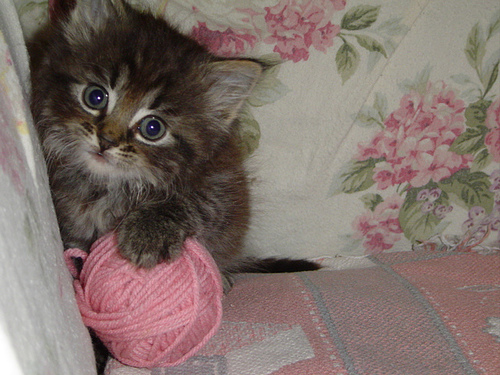
#> input picture morphological image processing/cat2.jpg, 500 x 375 px
$ jupyter execute --allow-errors image_transformation.ipynb
#> lines starting #> are read from the running program, lines starting #| are printed output that depends on the picture
[cell 1]
import numpy as np
import matplotlib.pyplot as plt
import cv2 as cv

[cell 2]
#image loading
image = cv.imread("cat2.jpg",0)
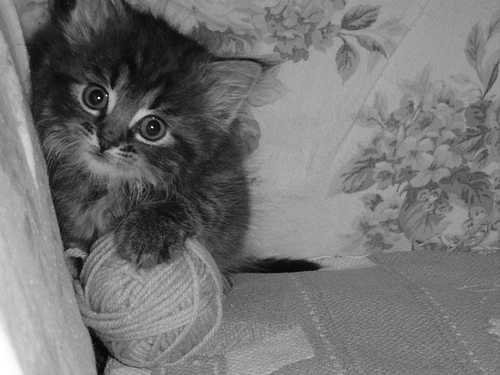
#> image: shape (375, 500); min 3, max 255, mean 115.8
plt.imshow(image,cmap='gray')
plt.show

[cell 3]
def formula(x,max):
    c = 255/np.log(1+255)
    return c*np.log(1+x)

#> (a cell that did not finish here is left out)

[cell 5]
plt.imshow(image,cmap="gray")

[cell 6]
image = np.array([
    [1,2,3],
    [4,5,6]
])
plt.imshow(image,cmap='gray')
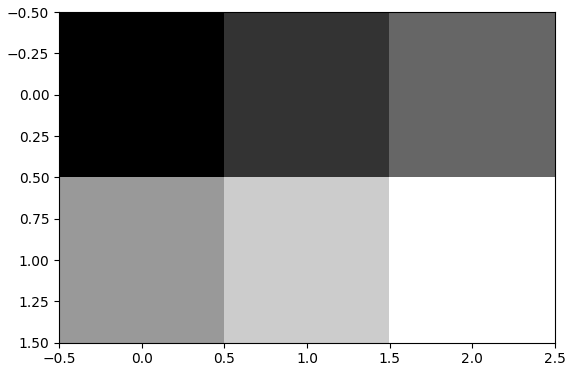
#> figure drawn by matplotlib, 1 panel
